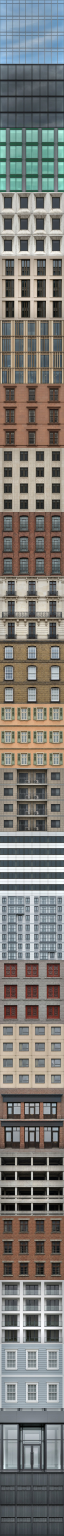
#> input picture assets/facades/facade_strip.jpg, 512 x 12288 px (shown at 1/8 size)
$ python gen_facade_mask.py
#> lines starting #> are read from the running program, lines starting #| are printed output that depends on the picture; after the words box and inside, x2 and y2 are one past the last pixel; in counts of white or black regions, pixels touching at a corner belong together
#!/usr/bin/env python3
"""[night] Regenerates assets/facades/facade_mask_strip.png: a crisp, lossless 0/1 window-glass mask for the 24
facade tiles in facade_strip.jpg (one 512x512 tile per layer, stacked vertically, image y down).

The old mask (facade_mask_strip.jpg) was a lossy luminance threshold of the photo: grey JPEG blocks, sky
reflections and cloud blotches inside the panes, speckle in the brick, frames instead of panes. That gave
dithered window edges by day and ragged tan/black blotches when windows lit up at night.

Here every window is an axis-aligned rectangle measured off the photo tile. A layer is a list of blocks; each
block is (column intervals) x (row intervals), in tile pixels (layers 0 and 5, curtain walls with irregular
mullion spacing, list their panes one by one).
The per-layer room grid the night shader uses (FACADE_UNITS in src/chunk_builder.js) is laid out so that every
cell boundary falls on wall between these rectangles.

Usage: python3 tools/gen_facade_mask.py   (needs numpy + Pillow)
"""
from pathlib import Path
import numpy as np
from PIL import Image

ROOT = Path(__file__).resolve().parent.parent
S = 512


def per(start, w, pitch, n):
    return [[start + k * pitch, start + k * pitch + w] for k in range(n)]


def layers():
    R5 = [[22, 120], [150, 248], [278, 376], [406, 504]]
    g2 = []
    for p in range(4):
        g2 += [[p * 128 + 80, p * 128 + 126], [p * 128 + 130, p * 128 + 174]]
    r14 = [[16, 56], [85, 126], [155, 196], [232, 275], [308, 350], [384, 423], [456, 494]]
    return {
        0: [([[6, 49], [55, 100], [106, 125], [132, 152], [155, 203], [207, 252], [260, 305], [309, 357], [360, 381],
              [388, 406], [412, 457], [463, 506]],
             [[6, 25], [31, 125], [133, 153], [159, 253], [261, 281], [287, 381], [388, 409], [415, 506]])],
        1: [(per(2, 60, 64, 8), per(10, 115, 128, 4))],
        2: [(g2, per(16, 96, 128, 4))],
        3: [(per(33, 62, 128, 4), [[42, 128], [212, 300], [384, 470]])],
        4: [([[44, 113], [170, 240], [296, 367], [422, 494]], [[30, 156], [188, 328], [358, 493]])],
        5: [([[21, 31], [39, 49], [56, 67], [72, 84], [140, 150], [157, 169], [174, 187], [224, 237], [242, 252],
              [260, 271], [275, 288], [325, 339], [342, 354], [360, 372], [377, 381], [427, 439], [445, 457],
              [463, 473], [480, 491]], R5)],
        6: [([[46, 114], [228, 285], [396, 466]], [[37, 128], [205, 300], [375, 470]])],
        7: [(per(32, 64, 128, 4), [[27, 104], [155, 233], [284, 361], [413, 490]])],
        8: [(per(33, 63, 128, 4), [[34, 150], [200, 317], [367, 488]])],
        9: [([[64, 116], [230, 282], [397, 448]], [[38, 150], [200, 325], [370, 500]])],
        10: [([[40, 100], [226, 286], [410, 470]], [[48, 148], [208, 318], [384, 500]])],
        11: [(per(40, 56, 128, 4), [[30, 128], [220, 312], [390, 490]])],
        12: [([[33, 103], [408, 478]], per(37, 59, 128, 4)), ([[148, 246], [266, 362]], per(12, 100, 128, 4))],
        13: [([[k * 64 + 2, k * 64 + 62] for k in range(8)], [[32, 82], [130, 180], [226, 276], [322, 373], [418, 468]])],
        14: [([[18, 50], [206, 238], [274, 306], [462, 494]], r14), ([[68, 126], [130, 186], [324, 382], [386, 444]], r14)],
        15: [([[34, 137], [204, 307], [374, 478]], [[30, 133], [198, 305], [362, 470]])],
        16: [(per(25, 77, 128, 4), per(22, 66, 128, 4))],
        17: [([[64, 166], [198, 316], [348, 452]], [[120, 245], [312, 470]])],
        18: [([[11, 120], [137, 248], [265, 375], [393, 501]], [[40, 107], [153, 225], [280, 346], [407, 469]])],
        19: [(per(34, 62, 128, 4), [[36, 128], [200, 294], [372, 466]])],
        20: [([[38, 139], [205, 306], [372, 471]], [[38, 120], [158, 244], [280, 368], [400, 493]])],
        21: [([[58, 122], [225, 290], [390, 455]], [[60, 185], [318, 445]])],
        22: [([[24, 142], [372, 490]], [[130, 500]]), ([[184, 336]], [[160, 500]])],
        23: [(per(10, 108, 128, 4), [[114, 150], [370, 406]])],
    }


def main():
    n = Image.open(ROOT / 'assets/facades/facade_strip.jpg').height // S
#> n = 24
    out = np.zeros((S * n, S), np.uint8)
    for layer, blocks in layers().items():
        if layer >= n:
            continue
        t = out[layer * S:(layer + 1) * S]
        for cols, rows in blocks:
            for y0, y1 in rows:
                for x0, x1 in cols:
                    # columns may wrap past the right edge of the seamless tile
                    for a, b in ((x0, min(x1, S)), (0, x1 - S)) if x1 > S else ((x0, x1),):
                        if b > a:
                            t[max(0, y0):min(S, y1), a:b] = 255
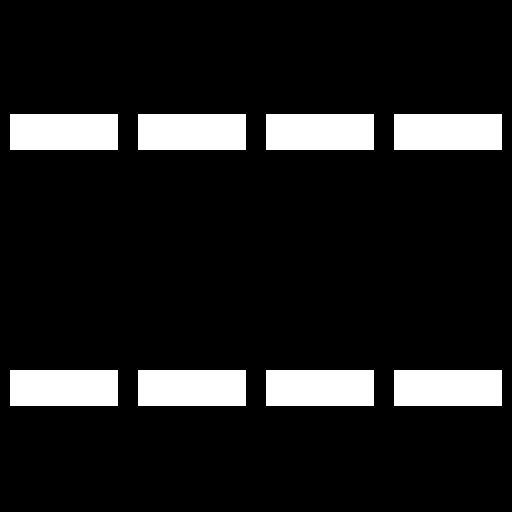
#> t: shape (512, 512); 11.9% white; 8 white regions, largest, box (x1, y1, x2, y2) and area: (10, 114, 118, 150) 3888, (138, 114, 246, 150) 3888, (266, 114, 374, 150) 3888
    Image.fromarray(out, 'L').save(ROOT / 'assets/facades/facade_mask_strip.png', optimize=True)
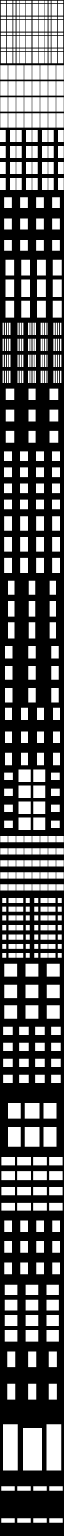
#> saved as facade_mask_strip.png: PIL image 512x12288 L (shown at 1/8 size); 37.2% white; 527 white regions, largest, box (x1, y1, x2, y2) and area: (184, 11424, 336, 11764) 51680, (24, 11394, 142, 11764) 43660, (372, 11394, 490, 11764) 43660
    print('wrote', ROOT / 'assets/facades/facade_mask_strip.png', out.shape)
#| wrote assets/facades/facade_mask_strip.png (12288, 512)


if __name__ == '__main__':
    main()
